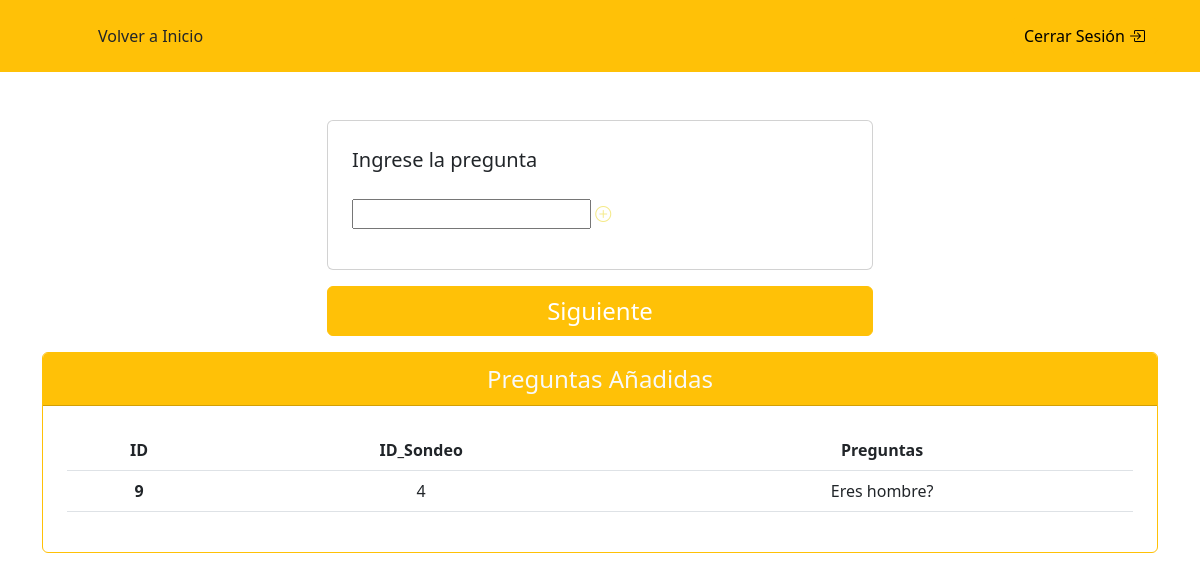
The app's page /vista/administrador/añadir_preguntas.php?ID=4 with its own data.
### tables this page shows
CREATE TABLE `pregunta_sondeo` (
  `ID` int(11) NOT NULL,
  `ID_SONDEO` int(11) NOT NULL,
  `Pregunta` varchar(150) NOT NULL
);

### vista/administrador/añadir_preguntas.php (the view, shortened to what this page needs)
<!DOCTYPE html>
<html lang="en">
<head>
  <link rel="stylesheet" href="../../scss/custom.css">
  <link rel="stylesheet" href="https://cdn.jsdelivr.net/npm/bootstrap-icons@1.9.1/font/bootstrap-icons.css">
</head>
<body>
  <header class="p-3 bg-primary text-white">
    <div class="container">
      <div class="d-flex flex-wrap align-items-center justify-content-center justify-content-lg-start">
        <a href="/" class="d-flex align-items-center mb-2 mb-lg-0 text-white text-decoration-none">
          <svg class="bi me-2" width="40" height="32" role="img" aria-label="Bootstrap">
            <use xlink:href="#bootstrap"></use>
          </svg>
        </a>
        <ul class="nav col-12 col-lg-auto me-lg-auto mb-2 justify-content-center mb-md-0">
            <li><a href="principal_administrador.php" class="nav-link px-2 text-dark">Volver a Inicio</a></li>
        </ul>
        <div class="text-end">
          <a href="../../controller/cerrar_sessión.php"><button type="button" class="btn btn-warning">Cerrar Sesión <i class="bi bi-box-arrow-in-right"></i></button></a>
        </div>
      </div>
    </div>
  </header>
        <div class="container mt-5">
        <div class="row justify-content-center">
            <div class="col-md-6">
                <div class="card">
                <form class="p-4" method="POST" action="../../controller/ingresar_preguntas.php">
                <div class="field_wrapper">
                        <div">
                            <label class="form-label  fs-5">Ingrese la pregunta</label>
                            <input type="text" name="field_name[]" value=""/>
                            <a href="javascript:void(0);" class="add_button" title="Add field"><i class="bi bi-plus-circle"></i></a>
                        </div>
                </div>
                <div class="form-footer">
                            <div class="d-grid">
                                <input type="submit" class="btn btn-primary text-white fs-4" value="Siguiente">
                            </div>
                        </div>
                </div>
            </div>
        </div>
        <div class="container ">
    <div class="row justify-content-center">
      <div class="col">
        <div class="card border-primary text-primary text-center">
          <div class="card-header fs-4 bg-primary text-light">
            Preguntas Añadidas
          </div>
          <div class="p-4">
            <table class="table">
              <thead>
                <tr>
                  <th scope="col">ID</th>
                  <th scope="col">ID_Sondeo</th>
                  <th scope="col">Preguntas</th>
                </tr>
              </thead>
        <?php
            $identificador = $GLOBALS['id'];
            $sondeo = $bd->query("select * from pregunta_sondeo where ID_SONDEO = $identificador");
            $r_sondeo = $sondeo->fetchAll(PDO::FETCH_OBJ);
            foreach ($r_sondeo as $dato) {
              ?>
                <tbody>
                  <tr>
                    <th scope="row"><?php echo $dato->ID; ?></th>
                    <td><?php echo $dato->ID_SONDEO; ?></td>
                    <td><?php echo $dato->Pregunta; ?></td>
                  </tr>
                <?php
              }
                ?>
                </tbody>
            </table>
          </div>
        </div>
      </div>
  <div class="py-3 fs-3 "></div>
</body>
</html>

### records on screen
pregunta_sondeo: ID "9", ID_SONDEO "4", Pregunta "Eres hombre?"
